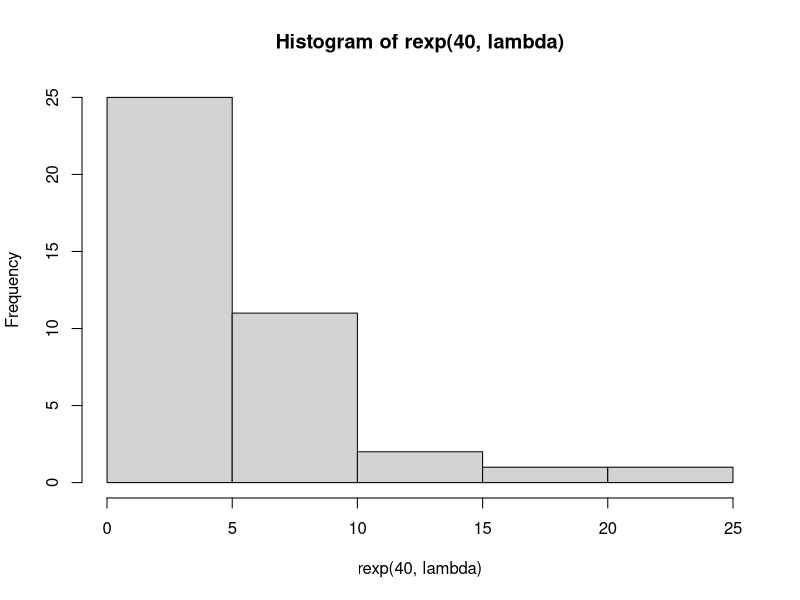
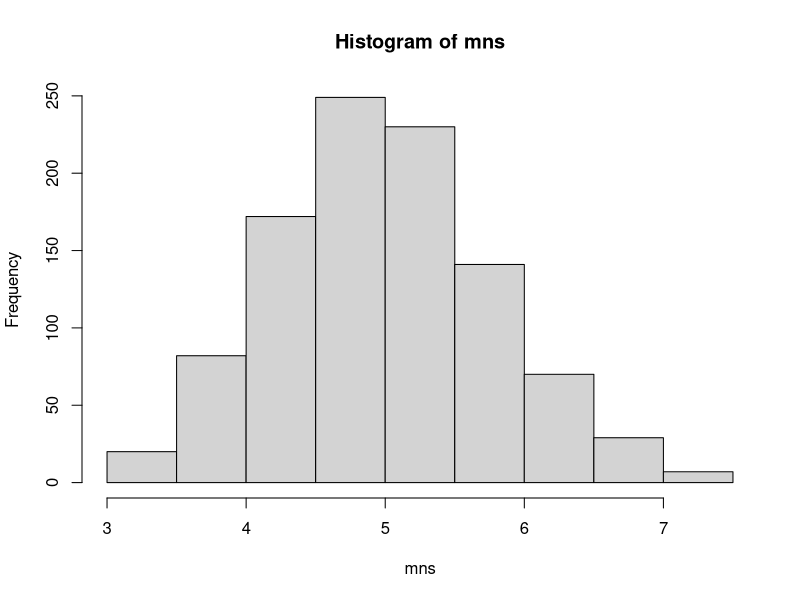
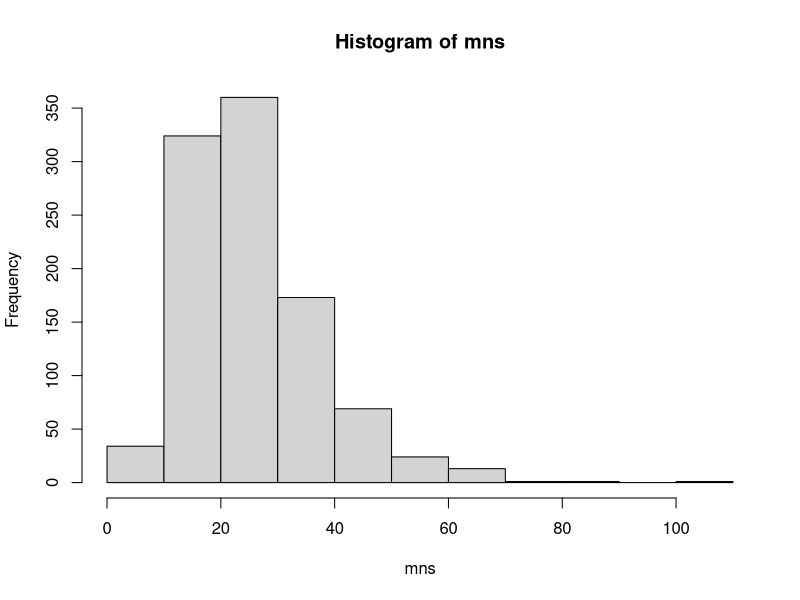

The R script that drew these images, in order:
## ---- chunk 1
knitr::opts_chunk$set(echo = TRUE)
## ---- chunk 2
set.seed(1)
lambda = 0.2
hist(rexp(40, lambda))
## ---- chunk 3
mns = NULL
for (i in 1 : 1000) mns = c(mns, mean(rexp(40, lambda)))
hist(mns)
## ---- chunk 4
mns = NULL
for (i in 1 : 1000) mns = c(mns, var(rexp(40, lambda)))
hist(mns)
## ---- chunk 5

